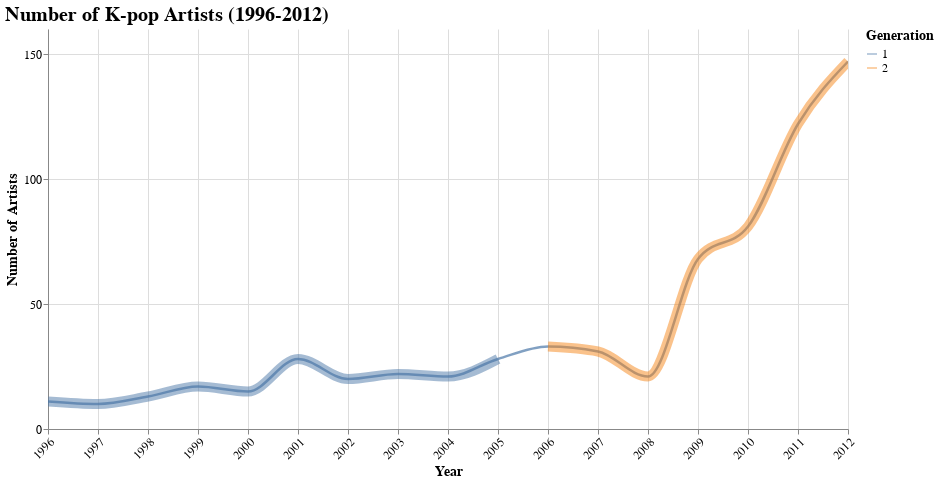

The notebook cell saved with this chart:
### Markdown cell above
### Annotations: 

1st Generation (1996–2004): Observation: The number of K-pop idols was consistently low during this period, generally below 50 artists per year.

### Code cell
chart_1996_2012

### Figure 1 — Vega-Lite specification as saved in the notebook (floating-point values rounded to 4 significant figures)
{"config": {"view": {"continuousWidth": 300, "continuousHeight": 300, "strokeWidth": 0}, "axis": {"labelFontSize": 12, "titleFontSize": 14}, "legend": {"labelFontSize": 12, "titleFontSize": 14}, "title": {"anchor": "start", "fontSize": 20}}, "layer": [{"mark": {"type": "line", "interpolate": "monotone", "opacity": 0.7, "size": 2.5}, "encoding": {"tooltip": [{"field": "id_artist", "title": "Number of Artists", "type": "quantitative"}, {"field": "generation", "title": "Generation", "type": "nominal"}], "x": {"axis": {"format": ".0f", "labelAngle": -45}, "field": "year", "title": "Year", "type": "quantitative"}, "y": {"axis": {"tickCount": 5, "tickMinStep": 1}, "field": "id_artist", "title": "Number of Artists", "type": "quantitative"}}, "name": "view_12", "title": {"text": "Number of K-pop Artists (1996-2012)", "anchor": "start", "fontSize": 20}, "transform": [{"filter": "((datum.year >= 1996) && (datum.year <= 2012))"}]}, {"mark": {"type": "line", "interpolate": "monotone", "opacity": 0.5, "size": 10}, "encoding": {"color": {"field": "generation", "scale": {"scheme": "tableau10"}, "title": "Generation", "type": "nominal"}, "tooltip": [{"field": "year", "format": "%Y", "title": "Year", "type": "temporal"}, {"field": "id_artist", "title": "Number of Artists", "type": "quantitative"}, {"field": "generation", "title": "Generation", "type": "nominal"}], "x": {"axis": {"format": ".0f", "labelAngle": -45}, "field": "year", "title": "Year", "type": "quantitative"}, "y": {"axis": {"tickCount": 5, "tickMinStep": 1}, "field": "id_artist", "title": "Number of Artists", "type": "quantitative"}}, "title": {"text": "Number of K-pop Artists (1996-2012)", "anchor": "start", "fontSize": 20}, "transform": [{"filter": "((datum.year >= 1996) && (datum.year <= 2012))"}]}], "data": {"name": "data-7c76084b9acf974639892bb8d912e17c"}, "height": 400, "params": [{"name": "param_3", "select": {"type": "interval", "encodings": ["x"]}, "bind": "scales", "views": ["view_12"]}], "width": 800, "$schema": "https://vega.github.io/schema/vega-lite/v5.8.0.json", "datasets": {"data-7c76084b9acf974639892bb8d912e17c": [{"year": 1996, "id_artist": 11, "generation": 1}, {"year": 1997, "id_artist": 10, "generation": 1}, {"year": 1998, "id_artist": 13, "generation": 1}, {"year": 1999, "id_artist": 17, "generation": 1}, {"year": 2000, "id_artist": 15, "generation": 1}, {"year": 2001, "id_artist": 28, "generation": 1}, {"year": 2002, "id_artist": 20, "generation": 1}, {"year": 2003, "id_artist": 22, "generation": 1}, {"year": 2004, "id_artist": 21, "generation": 1}, {"year": 2005, "id_artist": 28, "generation": 1}, {"year": 2006, "id_artist": 33, "generation": 2}, {"year": 2007, "id_artist": 31, "generation": 2}, {"year": 2008, "id_artist": 21, "generation": 2}, {"year": 2009, "id_artist": 68, "generation": 2}, {"year": 2010, "id_artist": 81, "generation": 2}, {"year": 2011, "id_artist": 122, "generation": 2}, {"year": 2012, "id_artist": 147, "generation": 2}, {"year": 2013, "id_artist": 118, "generation": 3}, {"year": 2014, "id_artist": 188, "generation": 3}, {"year": 2015, "id_artist": 199, "generation": 3}, {"year": 2016, "id_artist": 249, "generation": 3}, {"year": 2017, "id_artist": 300, "generation": 3}, {"year": 2018, "id_artist": 296, "generation": 3}, {"year": 2019, "id_artist": 296, "generation": 4}, {"year": 2020, "id_artist": 299, "generation": 4}, {"year": 2021, "id_artist": 266, "generation": 4}, {"year": 2022, "id_artist": 306, "generation": 4}, {"year": 2023, "id_artist": 278, "generation": 4}, {"year": 2024, "id_artist": 250, "generation": 5}]}}
